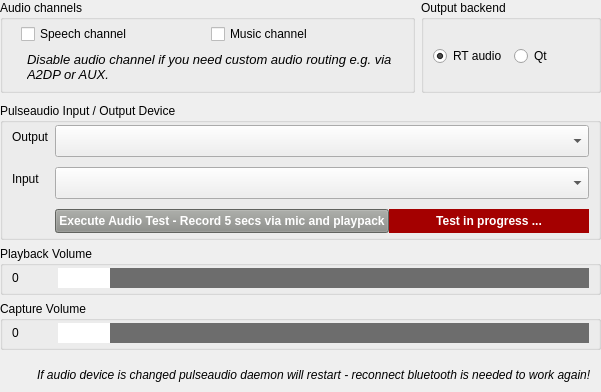
    <widget class="QWidget" name="tab3" native="true">
     <property name="sizePolicy">
      <sizepolicy hsizetype="Expanding" vsizetype="Expanding">
       <horstretch>0</horstretch>
       <verstretch>0</verstretch>
      </sizepolicy>
     </property>
     <layout class="QVBoxLayout" name="verticalLayout_30">
      <property name="leftMargin">
       <number>0</number>
      </property>
      <property name="topMargin">
       <number>0</number>
      </property>
      <property name="rightMargin">
       <number>0</number>
      </property>
      <property name="bottomMargin">
       <number>2</number>
      </property>
      <item>
       <widget class="QWidget" name="audiochannelsoutput" native="true">
        <property name="sizePolicy">
         <sizepolicy hsizetype="Expanding" vsizetype="Fixed">
          <horstretch>0</horstretch>
          <verstretch>0</verstretch>
         </sizepolicy>
        </property>
        <layout class="QHBoxLayout" name="horizontalLayout_30">
         <property name="leftMargin">
          <number>0</number>
         </property>
         <property name="topMargin">
          <number>0</number>
         </property>
         <property name="rightMargin">
          <number>0</number>
         </property>
         <property name="bottomMargin">
          <number>4</number>
         </property>
         <item>
          <widget class="QGroupBox" name="groupBoxAudioChannels">
           <property name="sizePolicy">
            <sizepolicy hsizetype="Expanding" vsizetype="Preferred">
             <horstretch>0</horstretch>
             <verstretch>0</verstretch>
            </sizepolicy>
           </property>
           <property name="title">
            <string>Audio channels</string>
           </property>
           <layout class="QVBoxLayout" name="verticalLayout_31">
            <property name="topMargin">
             <number>2</number>
            </property>
            <property name="bottomMargin">
             <number>0</number>
            </property>
            <item>
             <widget class="QWidget" name="channels" native="true">
              <property name="sizePolicy">
               <sizepolicy hsizetype="Expanding" vsizetype="Fixed">
                <horstretch>0</horstretch>
                <verstretch>0</verstretch>
               </sizepolicy>
              </property>
              <layout class="QHBoxLayout" name="horizontalLayout_2">
               <property name="topMargin">
                <number>2</number>
               </property>
               <property name="bottomMargin">
                <number>0</number>
               </property>
               <item>
                <widget class="QCheckBox" name="checkBoxSpeechAudioChannel">
                 <property name="text">
                  <string>Speech channel</string>
                 </property>
                 <property name="checked">
                  <bool>false</bool>
                 </property>
                </widget>
               </item>
               <item>
                <widget class="QCheckBox" name="checkBoxMusicAudioChannel">
                 <property name="text">
                  <string>Music channel</string>
                 </property>
                 <property name="checked">
                  <bool>false</bool>
                 </property>
                </widget>
               </item>
              </layout>
             </widget>
            </item>
            <item>
             <widget class="QWidget" name="audiochannelsinfo" native="true">
              <property name="sizePolicy">
               <sizepolicy hsizetype="Expanding" vsizetype="Expanding">
                <horstretch>0</horstretch>
                <verstretch>0</verstretch>
               </sizepolicy>
              </property>
              <property name="minimumSize">
               <size>
                <width>0</width>
                <height>40</height>
               </size>
              </property>
              <layout class="QFormLayout" name="formLayout_33">
               <property name="topMargin">
                <number>2</number>
               </property>
               <property name="bottomMargin">
                <number>0</number>
               </property>
               <item row="0" column="0">
                <widget class="QLabel" name="label_11">
                 <property name="sizePolicy">
                  <sizepolicy hsizetype="Fixed" vsizetype="Minimum">
                   <horstretch>0</horstretch>
                   <verstretch>0</verstretch>
                  </sizepolicy>
                 </property>
                 <property name="minimumSize">
                  <size>
                   <width>0</width>
                   <height>30</height>
                  </size>
                 </property>
                 <property name="maximumSize">
                  <size>
                   <width>16777215</width>
                   <height>30</height>
                  </size>
                 </property>
                 <property name="text">
                  <string>&lt;html&gt;&lt;head/&gt;&lt;body&gt;&lt;p&gt;&lt;img src=&quot;:/ico_info.png&quot;/&gt;&lt;/p&gt;&lt;/body&gt;&lt;/html&gt;</string>
                 </property>
                 <property name="alignment">
                  <set>Qt::AlignCenter</set>
                 </property>
                </widget>
               </item>
               <item row="0" column="1">
                <widget class="QLabel" name="label_12">
                 <property name="sizePolicy">
                  <sizepolicy hsizetype="Expanding" vsizetype="Fixed">
                   <horstretch>0</horstretch>
                   <verstretch>0</verstretch>
                  </sizepolicy>
                 </property>
                 <property name="minimumSize">
                  <size>
                   <width>0</width>
                   <height>30</height>
                  </size>
                 </property>
                 <property name="maximumSize">
                  <size>
                   <width>16777215</width>
                   <height>30</height>
                  </size>
                 </property>
                 <property name="font">
                  <font>
                   <pointsize>10</pointsize>
                   <italic>true</italic>
                  </font>
                 </property>
                 <property name="text">
                  <string>Disable audio channel if you need custom audio routing e.g. via A2DP or AUX.</string>
                 </property>
                 <property name="wordWrap">
                  <bool>true</bool>
                 </property>
                </widget>
               </item>
              </layout>
             </widget>
            </item>
           </layout>
          </widget>
         </item>
         <item>
          <widget class="QGroupBox" name="groupBoxAudioOutputBackend">
           <property name="sizePolicy">
            <sizepolicy hsizetype="Fixed" vsizetype="Preferred">
             <horstretch>0</horstretch>
             <verstretch>0</verstretch>
            </sizepolicy>
           </property>
           <property name="minimumSize">
            <size>
             <width>180</width>
             <height>0</height>
            </size>
           </property>
           <property name="maximumSize">
            <size>
             <width>180</width>
             <height>16777215</height>
            </size>
           </property>
           <property name="title">
            <string>Output backend</string>
           </property>
           <layout class="QHBoxLayout" name="horizontalLayout_31">
            <property name="topMargin">
             <number>2</number>
            </property>
            <property name="bottomMargin">
             <number>0</number>
            </property>
            <item>
             <widget class="QRadioButton" name="radioButtonRtAudio">
              <property name="text">
               <string>RT audio</string>
              </property>
              <property name="checked">
               <bool>true</bool>
              </property>
             </widget>
            </item>
            <item>
             <widget class="QRadioButton" name="radioButtonQtAudio">
              <property name="text">
               <string>Qt</string>
              </property>
             </widget>
            </item>
           </layout>
          </widget>
         </item>
        </layout>
       </widget>
      </item>
      <item>
       <widget class="QGroupBox" name="groupBoxPulse">
        <property name="sizePolicy">
         <sizepolicy hsizetype="Expanding" vsizetype="Minimum">
          <horstretch>0</horstretch>
          <verstretch>0</verstretch>
         </sizepolicy>
        </property>
        <property name="title">
         <string>Pulseaudio Input / Output Device</string>
        </property>
        <layout class="QFormLayout" name="formLayout_16">
         <property name="verticalSpacing">
          <number>10</number>
         </property>
         <property name="topMargin">
          <number>2</number>
         </property>
         <property name="bottomMargin">
          <number>4</number>
         </property>
         <item row="0" column="0">
          <widget class="QLabel" name="labelPulseOutput">
           <property name="sizePolicy">
            <sizepolicy hsizetype="Preferred" vsizetype="Fixed">
             <horstretch>0</horstretch>
             <verstretch>0</verstretch>
            </sizepolicy>
           </property>
           <property name="minimumSize">
            <size>
             <width>0</width>
             <height>24</height>
            </size>
           </property>
           <property name="maximumSize">
            <size>
             <width>16777215</width>
             <height>24</height>
            </size>
           </property>
           <property name="text">
            <string>Output</string>
           </property>
          </widget>
         </item>
         <item row="0" column="1">
          <widget class="QComboBox" name="comboBoxPulseOutput">
           <property name="sizePolicy">
            <sizepolicy hsizetype="Expanding" vsizetype="Fixed">
             <horstretch>0</horstretch>
             <verstretch>0</verstretch>
            </sizepolicy>
           </property>
           <property name="minimumSize">
            <size>
             <width>0</width>
             <height>32</height>
            </size>
           </property>
           <property name="maximumSize">
            <size>
             <width>16777215</width>
             <height>32</height>
            </size>
           </property>
           <property name="styleSheet">
            <string notr="true">QScrollBar { 
	width: 40px;
	background-color: rgba(85, 87, 83, 0.7);
}
QComboBox::item {
	padding-top: 6px;
	padding-bottom: 6px;
	height: 32px;
	min-height: 32px;
}
QComboBox::item:selected {
	background-color: rgb(78, 154, 6);
	padding-top: 6px;
	padding-bottom: 6px;
	height: 32px;
	min-height: 32px;
}</string>
           </property>
          </widget>
         </item>
         <item row="1" column="0">
          <widget class="QLabel" name="labelPulseInput">
           <property name="sizePolicy">
            <sizepolicy hsizetype="Preferred" vsizetype="Fixed">
             <horstretch>0</horstretch>
             <verstretch>0</verstretch>
            </sizepolicy>
           </property>
           <property name="minimumSize">
            <size>
             <width>0</width>
             <height>24</height>
            </size>
           </property>
           <property name="maximumSize">
            <size>
             <width>16777215</width>
             <height>24</height>
            </size>
           </property>
           <property name="text">
            <string>Input</string>
           </property>
          </widget>
         </item>
         <item row="1" column="1">
          <widget class="QComboBox" name="comboBoxPulseInput">
           <property name="sizePolicy">
            <sizepolicy hsizetype="Expanding" vsizetype="Fixed">
             <horstretch>0</horstretch>
             <verstretch>0</verstretch>
            </sizepolicy>
           </property>
           <property name="minimumSize">
            <size>
             <width>0</width>
             <height>32</height>
            </size>
           </property>
           <property name="maximumSize">
            <size>
             <width>16777215</width>
             <height>32</height>
            </size>
           </property>
           <property name="styleSheet">
            <string notr="true">QScrollBar { 
	width: 40px;
	background-color: rgba(85, 87, 83, 0.7);
}
QComboBox::item {
	padding-top: 6px;
	padding-bottom: 6px;
	height: 32px;
	min-height: 32px;
}
QComboBox::item:selected {
	background-color: rgb(78, 154, 6);
	padding-top: 6px;
	padding-bottom: 6px;
	height: 32px;
	min-height: 32px;
}</string>
           </property>
          </widget>
         </item>
         <item row="2" column="1">
          <widget class="QWidget" name="horizontalWidget" native="true">
           <property name="sizePolicy">
            <sizepolicy hsizetype="Expanding" vsizetype="Fixed">
             <horstretch>0</horstretch>
             <verstretch>0</verstretch>
            </sizepolicy>
           </property>
           <property name="minimumSize">
            <size>
             <width>0</width>
             <height>24</height>
            </size>
           </property>
           <property name="maximumSize">
            <size>
             <width>16777215</width>
             <height>24</height>
            </size>
           </property>
           <layout class="QHBoxLayout" name="horizontalLayout_4">
            <property name="spacing">
             <number>0</number>
            </property>
            <property name="leftMargin">
             <number>0</number>
            </property>
            <property name="topMargin">
             <number>0</number>
            </property>
            <property name="rightMargin">
             <number>0</number>
            </property>
            <property name="bottomMargin">
             <number>0</number>
            </property>
            <item>
             <widget class="QPushButton" name="pushButtonAudioTest">
              <property name="sizePolicy">
               <sizepolicy hsizetype="Expanding" vsizetype="Fixed">
                <horstretch>0</horstretch>
                <verstretch>0</verstretch>
               </sizepolicy>
              </property>
              <property name="minimumSize">
               <size>
                <width>0</width>
                <height>24</height>
               </size>
              </property>
              <property name="maximumSize">
               <size>
                <width>16777215</width>
                <height>24</height>
               </size>
              </property>
              <property name="font">
               <font>
                <weight>75</weight>
                <bold>true</bold>
               </font>
              </property>
              <property name="styleSheet">
               <string notr="true">background-color: rgb(136, 138, 133);
color: rgb(255, 255, 255);</string>
              </property>
              <property name="text">
               <string>Execute Audio Test - Record 5 secs via mic and playpack</string>
              </property>
             </widget>
            </item>
            <item>
             <widget class="QLabel" name="labelTestInProgress">
              <property name="sizePolicy">
               <sizepolicy hsizetype="Expanding" vsizetype="Fixed">
                <horstretch>0</horstretch>
                <verstretch>0</verstretch>
               </sizepolicy>
              </property>
              <property name="minimumSize">
               <size>
                <width>0</width>
                <height>24</height>
               </size>
              </property>
              <property name="maximumSize">
               <size>
                <width>16777215</width>
                <height>24</height>
               </size>
              </property>
              <property name="font">
               <font>
                <weight>75</weight>
                <bold>true</bold>
               </font>
              </property>
              <property name="styleSheet">
               <string notr="true">background-color: rgb(164, 0, 0);
color: rgb(255, 255, 255);</string>
              </property>
              <property name="text">
               <string>Test in progress ...</string>
              </property>
              <property name="alignment">
               <set>Qt::AlignCenter</set>
              </property>
             </widget>
            </item>
           </layout>
          </widget>
         </item>
        </layout>
       </widget>
      </item>
      <item>
       <widget class="QGroupBox" name="groupBoxSystemVolume">
        <property name="sizePolicy">
         <sizepolicy hsizetype="Expanding" vsizetype="Fixed">
          <horstretch>0</horstretch>
          <verstretch>0</verstretch>
         </sizepolicy>
        </property>
        <property name="title">
         <string>Playback Volume</string>
        </property>
        <layout class="QFormLayout" name="formLayout_25">
         <property name="horizontalSpacing">
          <number>6</number>
         </property>
         <property name="verticalSpacing">
          <number>2</number>
         </property>
         <property name="topMargin">
          <number>2</number>
         </property>
         <property name="bottomMargin">
          <number>4</number>
         </property>
         <item row="0" column="0">
          <widget class="QLabel" name="labelSystemVolumeValue">
           <property name="sizePolicy">
            <sizepolicy hsizetype="Fixed" vsizetype="Fixed">
             <horstretch>0</horstretch>
             <verstretch>0</verstretch>
            </sizepolicy>
           </property>
           <property name="minimumSize">
            <size>
             <width>40</width>
             <height>20</height>
            </size>
           </property>
           <property name="maximumSize">
            <size>
             <width>16777215</width>
             <height>20</height>
            </size>
           </property>
           <property name="text">
            <string>0</string>
           </property>
          </widget>
         </item>
         <item row="0" column="1">
          <widget class="QSlider" name="horizontalSliderSystemVolume">
           <property name="minimumSize">
            <size>
             <width>0</width>
             <height>20</height>
            </size>
           </property>
           <property name="styleSheet">
            <string notr="true">QSlider::handle:horizontal { background: white; height: 32px; width: 52px; margin: 0 0;}
QSlider::groove:horizontal { background: #6d6d6d; height: 32px;}</string>
           </property>
           <property name="maximum">
            <number>100</number>
           </property>
           <property name="orientation">
            <enum>Qt::Horizontal</enum>
           </property>
          </widget>
         </item>
        </layout>
       </widget>
      </item>
      <item>
       <widget class="QGroupBox" name="groupBoxSystemCapture">
        <property name="sizePolicy">
         <sizepolicy hsizetype="Expanding" vsizetype="Fixed">
          <horstretch>0</horstretch>
          <verstretch>0</verstretch>
         </sizepolicy>
        </property>
        <property name="title">
         <string>Capture Volume</string>
        </property>
        <layout class="QFormLayout" name="formLayout_26">
         <property name="topMargin">
          <number>2</number>
         </property>
         <property name="bottomMargin">
          <number>4</number>
         </property>
         <item row="0" column="0">
          <widget class="QLabel" name="labelSystemCaptureValue">
           <property name="sizePolicy">
            <sizepolicy hsizetype="Fixed" vsizetype="Fixed">
             <horstretch>0</horstretch>
             <verstretch>0</verstretch>
            </sizepolicy>
           </property>
           <property name="minimumSize">
            <size>
             <width>40</width>
             <height>20</height>
            </size>
           </property>
           <property name="maximumSize">
            <size>
             <width>16777215</width>
             <height>20</height>
            </size>
           </property>
           <property name="text">
            <string>0</string>
           </property>
          </widget>
         </item>
         <item row="0" column="1">
          <widget class="QSlider" name="horizontalSliderSystemCapture">
           <property name="minimumSize">
            <size>
             <width>0</width>
             <height>20</height>
            </size>
           </property>
           <property name="styleSheet">
            <string notr="true">QSlider::handle:horizontal { background: white; height: 32px; width: 52px; margin: 0 0;}
QSlider::groove:horizontal { background: #6d6d6d; height: 32px;}</string>
           </property>
           <property name="maximum">
            <number>100</number>
           </property>
           <property name="orientation">
            <enum>Qt::Horizontal</enum>
           </property>
          </widget>
         </item>
        </layout>
       </widget>
      </item>
      <item>
       <spacer name="verticalSpacer">
        <property name="orientation">
         <enum>Qt::Vertical</enum>
        </property>
        <property name="sizeHint" stdset="0">
         <size>
          <width>20</width>
          <height>4</height>
         </size>
        </property>
       </spacer>
      </item>
      <item>
       <widget class="QWidget" name="widget" native="true">
        <property name="sizePolicy">
         <sizepolicy hsizetype="Expanding" vsizetype="Fixed">
          <horstretch>0</horstretch>
          <verstretch>0</verstretch>
         </sizepolicy>
        </property>
        <layout class="QFormLayout" name="formLayout_4">
         <property name="labelAlignment">
          <set>Qt::AlignLeading|Qt::AlignLeft|Qt::AlignVCenter</set>
         </property>
         <property name="formAlignment">
          <set>Qt::AlignLeading|Qt::AlignLeft|Qt::AlignTop</set>
         </property>
         <property name="leftMargin">
          <number>1</number>
         </property>
         <property name="topMargin">
          <number>0</number>
         </property>
         <property name="rightMargin">
          <number>9</number>
         </property>
         <property name="bottomMargin">
          <number>0</number>
         </property>
         <item row="0" column="0">
          <widget class="QLabel" name="label_9">
           <property name="sizePolicy">
            <sizepolicy hsizetype="Fixed" vsizetype="Fixed">
             <horstretch>0</horstretch>
             <verstretch>0</verstretch>
            </sizepolicy>
           </property>
           <property name="minimumSize">
            <size>
             <width>30</width>
             <height>30</height>
            </size>
           </property>
           <property name="maximumSize">
            <size>
             <width>30</width>
             <height>30</height>
            </size>
           </property>
           <property name="text">
            <string>&lt;html&gt;&lt;head/&gt;&lt;body&gt;&lt;p&gt;&lt;img src=&quot;:/ico_warning.png&quot;/&gt;&lt;/p&gt;&lt;/body&gt;&lt;/html&gt;</string>
           </property>
          </widget>
         </item>
         <item row="0" column="1">
          <widget class="QLabel" name="label_15">
           <property name="sizePolicy">
            <sizepolicy hsizetype="Expanding" vsizetype="Fixed">
             <horstretch>0</horstretch>
             <verstretch>0</verstretch>
            </sizepolicy>
           </property>
           <property name="minimumSize">
            <size>
             <width>0</width>
             <height>30</height>
            </size>
           </property>
           <property name="maximumSize">
            <size>
             <width>16777215</width>
             <height>30</height>
            </size>
           </property>
           <property name="font">
            <font>
             <italic>true</italic>
            </font>
           </property>
           <property name="text">
            <string>If audio device is changed pulseaudio daemon will restart - reconnect bluetooth is needed to work again!</string>
           </property>
          </widget>
         </item>
        </layout>
       </widget>
      </item>
     </layout>
    </widget>
